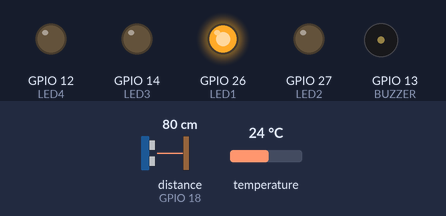
A sketch run on a simulated ESP32. On the bench: output pins drawn as LEDs (lit = HIGH), buzzer (waves = sounding, pin HIGH). Wiring (inferred from the names in the program): ultrasonic range finder: trigger GPIO 5; echo GPIO 18. The inputs (shaded band) are chosen by the test bench; at power-on: temperature 24 °C, distance to the obstacle (sensor on GPIO 18) 80 cm. The echo pulse lasts 58.3 µs per cm; WiFi joins after 1.5 s; servers stay silent unless stated; no MQTT or app messages arrive unless stated; pins used as bus, display or sensor lines are not drawn; what the sketch prints to the serial monitor is not drawn.

Above: at 4.7 s.
4.8 s: temperature set to 20.7 °C
8.2 s: temperature set to 19.4 °C
At 9.98 s:
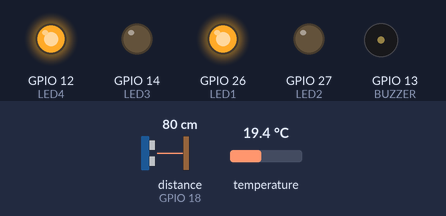
15.0 s: distance to the obstacle (sensor on GPIO 18) set to 13 cm
18.0 s: distance to the obstacle (sensor on GPIO 18) set to 9 cm
At 20.08 s:
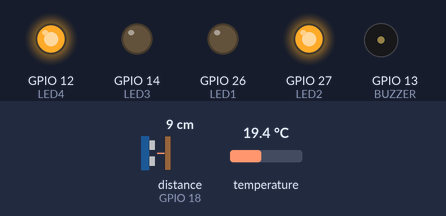
At 20.8 s:
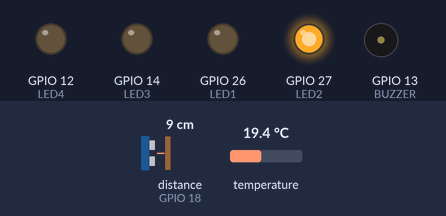
25.1 s: distance to the obstacle (sensor on GPIO 18) set to 6 cm
28.1 s: distance to the obstacle (sensor on GPIO 18) set to 3 cm
At 30.9 s:
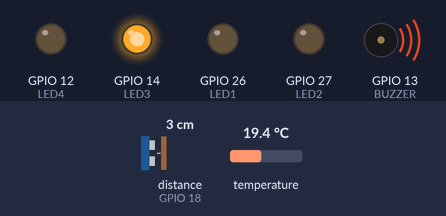
Timing chart, 0 to 35.2 s (numbered marks = the images above; inputs shaded):
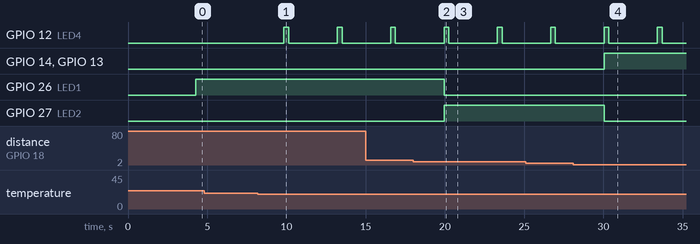

The sketch:

IOT_A7.ino
```cpp
// Import libary yang dibutuhkan
#include <WiFi.h>
#include <PubSubClient.h>
#include <OneWire.h>
#include <DallasTemperature.h>
#include <WiFiClientSecure.h>
#include <UniversalTelegramBot.h>

// Konfigurasi WIFI
const char* ssid = "1am";
const char* password = "mimpi123";

// Konfigurasi MQTT
const char* mqtt_server = "broker.emqx.io";
WiFiClient espClient;
PubSubClient client(espClient);

// Konfigurasi Bot Telegram
const char* BOT_TOKEN = "8048484142:AAHdxK967uwALedOFJbIJwBK56sXHMRLqoI";
const char* CHAT_ID = "-5288176995";

// Koneksi secure HTTPS untuk telegram
WiFiClientSecure secured_client;

// Inisialisasi bot telegram
UniversalTelegramBot bot(BOT_TOKEN, secured_client);

// konfigurasi pin sensor ultrasonik
#define TRIG 5
#define ECHO 18

// Konfigurasi pin LED & buzzer
#define LED1 26
#define LED2 27
#define LED3 14
#define LED4 12
#define BUZZER 13

// Konfigurasi pin sensor suhu DS18B20
#define ONE_WIRE_BUS 25

// Inisialisasi komunikasi OneWire untuk sensor suhu DS18B20
OneWire oneWire(ONE_WIRE_BUS);

// Inisialisasi object sensor suhu DS18B20
DallasTemperature sensors(&oneWire);

// Tinggi dari tangki air (cm)
float tinggiTangki = 17.0;

// State mode auto/manual
bool modeAuto = true;

// data terakhir dari sensor ultrasonik dan sensor suhu DS18B20
float lastPersen = 0;
float lastSuhu = 0;

// state notifikasi telegram
bool notifHampirHabis = false;
bool notifHampirPenuh = false;
bool notifSuhuDingin = false;
bool notifSuhuPanas = false;


// Fungsi untuk menghubungkan ESP32 ke jaringan WIFI
void setup_wifi() {
  Serial.begin(115200);
  WiFi.begin(ssid, password);

  Serial.print("Connecting WiFi");
  while (WiFi.status() != WL_CONNECTED) {
    delay(500);
    Serial.print(".");
  }

  Serial.println("\nWiFi Connected");
  Serial.println(WiFi.localIP());
}

// Callback untuk menerima dan memproses pesan MQTT
void callback(char* topic, byte* payload, unsigned int length) {

  String message = "";
  for (int i = 0; i < length; i++) {
    message += (char)payload[i];
  }

  String topicStr = String(topic);

  if (topicStr == "iot7/iot/mode") {
    modeAuto = (message == "AUTO");
    return;
  }

  if (!modeAuto) {
    if (topicStr == "iot7/iot/led1") digitalWrite(LED1, message == "ON");
    if (topicStr == "iot7/iot/led2") digitalWrite(LED2, message == "ON");
    if (topicStr == "iot7/iot/led3") digitalWrite(LED3, message == "ON");
    if (topicStr == "iot7/iot/status_buzzer") digitalWrite(BUZZER, message == "ON");
  }
}

// Fungsi untuk Reconnect MQTT jika koneksi terputus
void reconnect() {
  while (!client.connected()) {
    if (client.connect("ESP32_IOT")) {

      client.subscribe("iot7/iot/mode");
      client.subscribe("iot7/iot/led1");
      client.subscribe("iot7/iot/led2");
      client.subscribe("iot7/iot/led3");
      client.subscribe("iot7/iot/status_buzzer");

    } else {
      delay(2000);
    }
  }
}

// Fungsi untuk membaca level air dan mengubah menjadi persen isi tangki
float bacaPersen() {

  digitalWrite(TRIG, LOW);
  delayMicroseconds(2);
  digitalWrite(TRIG, HIGH);
  delayMicroseconds(10);
  digitalWrite(TRIG, LOW);

  long durasi = pulseIn(ECHO, HIGH, 40000);

  if (durasi == 0) return -1;

  float jarak = durasi * 0.034 / 2;
  float tinggiAir = tinggiTangki - jarak;
  float persen = (tinggiAir / tinggiTangki) * 100;

  if (persen < 0) persen = 0;
  if (persen > 100) persen = 100;

  return persen;
}

// Fungsi untuk mengambil status tangki air
String getStatus(float p) {
  if (p < 35) return "Hampir Habis";
  else if (p <= 75) return "Normal";
  return "Hampir Penuh";
}

// Fungsi untuk mengambil status suhu
String getStatusSuhu(float s) {

  if (s < 20) {
    return "Dingin";
  } else if (s <= 30) {
    return "Normal";
  }

  return "Panas";
}

// Fungsi untuk mengambil status LED
String getStatusLed() {

  String status = "";

  status += "LED1 : ";
  status += digitalRead(LED1) ? "ON\n" : "OFF\n";

  status += "LED2 : ";
  status += digitalRead(LED2) ? "ON\n" : "OFF\n";

  status += "LED3 : ";
  status += digitalRead(LED3) ? "ON\n" : "OFF\n";

  status += "Buzzer : ";
  status += digitalRead(BUZZER) ? "ON" : "OFF";

  return status;
}

// Fungsi untuk menangani command dan notifikasi telegram
void handleTelegram() {
  // Notifikasi otomatis saat air hampir habis
  if (lastPersen < 35 && !notifHampirHabis) {

    String msg = "⚠️ PERINGATAN\n";
    msg += "━━━━━━━━━━\n";
    msg += "Air tandon hampir habis!\n\n";
    msg += "💧 Level Air : " + String(lastPersen, 1) + "%";

    bot.sendMessage(CHAT_ID, msg, "");

    notifHampirHabis = true;
  }

  // Reset state notifikasi habis jika air naik lagi
  if (lastPersen > 35) {
    notifHampirHabis = false;
  }

  // Notifikasi otomatis air hampir penuh
  if (lastPersen >= 75 && !notifHampirPenuh) {

    String msg = "✅ INFO TANDON\n";
    msg += "━━━━━━━━━━\n";
    msg += "Tandon hampir penuh!\n\n";
    msg += "💧 Level Air : " + String(lastPersen, 1) + "%";

    bot.sendMessage(CHAT_ID, msg, "");

    notifHampirPenuh = true;
  }

  // Reset state notifikasi penuh jika air turun lagi
  if (lastPersen < 70) {
    notifHampirPenuh = false;
  }

  if (lastSuhu < 20 && !notifSuhuDingin) {

    String msg = "❄️ PERINGATAN SUHU\n";
    msg += "━━━━━━━━━━\n";
    msg += "Suhu air terlalu dingin!\n\n";
    msg += "🌡 Suhu : " + String(lastSuhu, 1) + " C\n";
    msg += "📌 Status : " + getStatusSuhu(lastSuhu);

    bot.sendMessage(CHAT_ID, msg, "");

    notifSuhuDingin = true;
  }

  // reset notif dingin jika suhu naik
  if (lastSuhu >= 20) {
    notifSuhuDingin = false;
  }

  if (lastSuhu > 30 && !notifSuhuPanas) {

    String msg = "🔥 PERINGATAN SUHU\n";
    msg += "━━━━━━━━━━\n";
    msg += "Suhu air terlalu panas!\n\n";
    msg += "🌡 Suhu : " + String(lastSuhu, 1) + " C\n";
    msg += "📌 Status : " + getStatusSuhu(lastSuhu);

    bot.sendMessage(CHAT_ID, msg, "");

    notifSuhuPanas = true;
  }

  // reset notif panas jika suhu turun
  if (lastSuhu <= 30) {
    notifSuhuPanas = false;
  }
}

// Task FreeRTOS untuk monitoring sensor dan komunikasi MQTT
void taskSensorMQTT(void* pv) {
  while (1) {

    // Membaca persentase air
    float p = bacaPersen();
    if (p >= 0) lastPersen = p;

    // Membaca suhu DS18B20
    sensors.requestTemperatures();
    lastSuhu = sensors.getTempCByIndex(0);

    // AUTO MODE
    if (modeAuto) {

      // Reset semua output
      digitalWrite(LED1, LOW);
      digitalWrite(LED2, LOW);
      digitalWrite(LED3, LOW);
      digitalWrite(BUZZER, LOW);

      if (lastPersen < 35) {  // indikator persentase air hampir habis
        digitalWrite(LED1, HIGH);
      } else if (lastPersen < 75) {  // // indikator persentase air Normal
        digitalWrite(LED2, HIGH);

      } else {  // Indikator persentase air  hampir penuh
        digitalWrite(LED3, HIGH);
        digitalWrite(BUZZER, HIGH);
      }

      if (lastSuhu < 20) {
        digitalWrite(LED4, HIGH);
        vTaskDelay(300 / portTICK_PERIOD_MS);

        digitalWrite(LED4, LOW);
        vTaskDelay(300 / portTICK_PERIOD_MS);
      }

      else if (lastSuhu <= 30) {
        // suhu normal
        digitalWrite(LED4, LOW);
      }

      else {
        digitalWrite(LED4, HIGH);
      }
    }

    // MQTT PUBLISH
    if (client.connected()) {
      client.publish("iot7/iot/ketinggian", String(lastPersen).c_str());
      client.publish("iot7/iot/suhu", String(lastSuhu).c_str());
      client.publish("iot7/iot/status_tandon", getStatus(lastPersen).c_str());
      client.publish("iot7/iot/status_suhu", getStatusSuhu(lastSuhu).c_str());
    }

    // Delay task selama 2 detik
    vTaskDelay(2000 / portTICK_PERIOD_MS);
  }
}

// Task FreeRTOS untuk menangani bot Telegram
void taskTelegram(void* pv) {
  while (1) {

    // Menjalankan proses telegram
    handleTelegram();

    // Delay task selama 3 detik
    vTaskDelay(2000 / portTICK_PERIOD_MS);
  }
}

// Task FreeRTOS untuk menjaga koneksi dan komunikasi MQTT
void taskMQTT(void* pv) {

  while (1) {

    // cek koneksi WIFI
    if (WiFi.status() == WL_CONNECTED) {

      // Reconnect MQTT jika terputus
      if (!client.connected()) {
        reconnect();
      }

      // Menjalankan proses MQTT dan callback
      client.loop();
    }

    // delay task
    vTaskDelay(10 / portTICK_PERIOD_MS);
  }
}

void setup() {

  // Inisialisasi koneksi WiFi
  setup_wifi();

  // Konfigurasi broker dan callback MQTT
  client.setServer(mqtt_server, 1883);
  client.setCallback(callback);

  // Inisialisasi sensor suhu DS18B20
  sensors.begin();

  // Mengaktifkan koneksi HTTPS Telegram
  secured_client.setInsecure();

  // Konfigurasi pin sensor ultrasonik
  pinMode(TRIG, OUTPUT);
  pinMode(ECHO, INPUT);

  // Konfigurasi pin LED & buzzer
  pinMode(LED1, OUTPUT);
  pinMode(LED2, OUTPUT);
  pinMode(LED3, OUTPUT);
  pinMode(LED4, OUTPUT);
  pinMode(BUZZER, OUTPUT);

  // reset awal trigger ultrasonic
  digitalWrite(TRIG, LOW);

  delay(2000);

  // FREERTOS TASK
  xTaskCreatePinnedToCore(taskSensorMQTT, "Sensor", 10000, NULL, 1, NULL, 1);  //  Task monitoring sensor dan publish MQTT
  xTaskCreatePinnedToCore(taskTelegram, "Telegram", 10000, NULL, 1, NULL, 0);  // Task bot telegram
  xTaskCreatePinnedToCore(taskMQTT, "MQTT", 8000, NULL, 1, NULL, 0);           // Task Komunikasi MQTT
}

// Reconnect WiFi jika koneksi terputus
void reconnectWiFi() {

  // Cek status koneksi WiFi
  if (WiFi.status() != WL_CONNECTED) {

    Serial.println("WiFi Disconnect...");
    WiFi.disconnect();
    WiFi.begin(ssid, password);

    while (WiFi.status() != WL_CONNECTED) {
      delay(500);
      Serial.print(".");
    }

    Serial.println("\nWiFi Reconnected");
  }
}

void loop() {

  // Reconnect WiFi jika terputus
  reconnectWiFi();

  // Delay loop utama
  vTaskDelay(1000 / portTICK_PERIOD_MS);
}
```

Measured:
- the behaviour switches between 20 and 19.9 °C on temperature (found by bisection; images 0 and 1)
- the behaviour switches between 12 and 11 cm on distance to the obstacle (sensor on GPIO 18) (found by bisection; images 1 and 2)
- the behaviour switches between 5 and 4 cm on distance to the obstacle (sensor on GPIO 18) (found by bisection; images 3 and 4)
- after the input at 8.2 s, GPIO 12 (LED4): alternates HIGH for 0.30 s and LOW for 3.1 s, starting after 1.6 s
- after the input at 18.0 s, GPIO 26 (LED1): HIGH → LOW after 1.9 s; GPIO 27 (LED2): LOW → HIGH after 1.9 s
- after the input at 28.1 s, GPIO 14 (LED3), GPIO 13 (BUZZER): LOW → HIGH after 1.9 s; GPIO 27 (LED2): HIGH → LOW after 1.9 s
